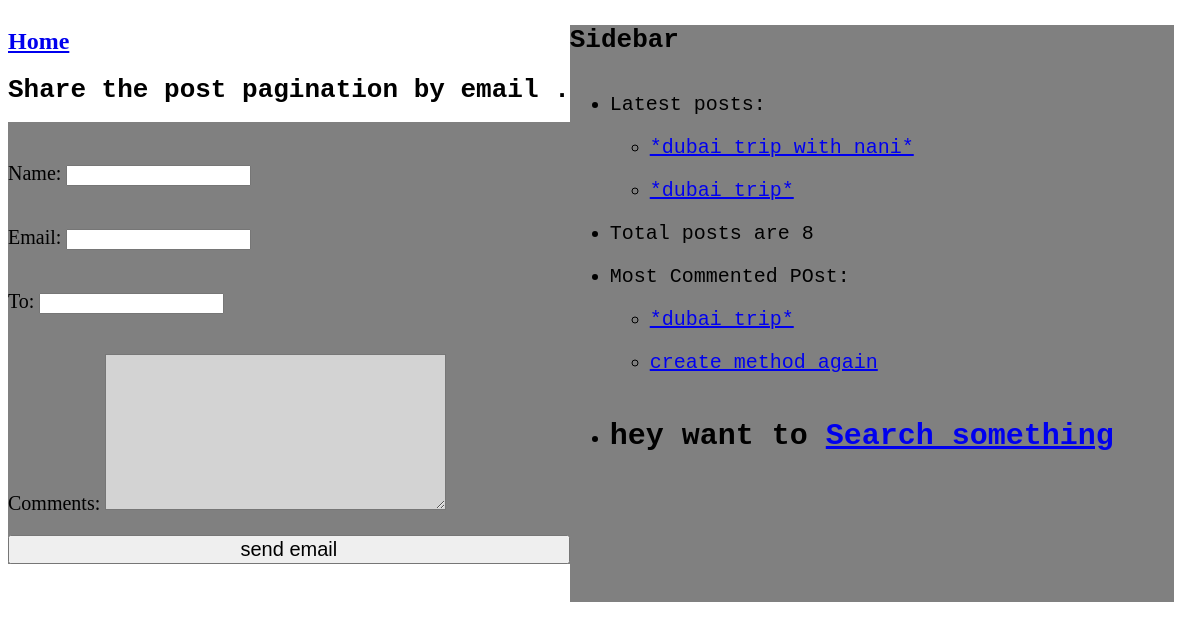
Screenshot of /10/share/ with the database file from the repository.
### blog/models.py (models this page shows, shortened)
class Post(models.Model):
    CHOICE = (
        ('draft','Draft'),('published','Published'),
    )
    title=models.CharField(max_length=250)
    publish=models.DateTimeField(default=timezone.now)
    created=models.DateTimeField(auto_now_add=True)
    updated=models.DateTimeField(auto_now=True)
    slug=models.SlugField(max_length=250,unique_for_date='publish')
    status=models.CharField(max_length=20,
                            choices=CHOICE,default='draft')
    author=models.ForeignKey(User,on_delete=models.CASCADE,
                             related_name='blog')
    body=models.TextField()
    objects=models.Manager()
    published=PublishedManager()
    tags = TaggableManager()
    def get_absolute_url(self):
        return reverse('blog:post_detail',
                     args=[
                         self.publish.year,self.publish.month,self.publish.day,
                         self.slug
                     ]
                       )
    class Meta:
        ordering=('-publish',)

### blog/views.py (the view)
# urls.py: path('<int:post_id>/share/',views.post_share,name="post_share"),
def post_share(request,post_id):
    post=get_object_or_404(Post,status='published',id=post_id)
    sent = False
    not_connect=False
    form = EmailPost()
    if request.method == 'POST':
        form=EmailPost(request.POST)
        if form.is_valid():
            name = form.cleaned_data['name']
            print(f'hello register user {name}')
            cd = form.cleaned_data
            post_url = request.build_absolute_uri(post.get_absolute_url())
            subject = '{} ({}) recommends you reading "{}"'.format(cd['name'],cd['email'],post.title)
            message = 'READ "{}" at {}\n\n{}\'s comments : {}'.format(post.title,post_url,cd['name'],cd['comments'])
            try:
               send_mail(subject,message,'kumarnitesh2000.nk@gmail.com',[cd['to']])
               sent=True
            except:
                not_connect=True
    else:
        form=EmailPost()
    context = {'form':form,'post':post,'sent':sent,'not_connect':not_connect}
    template = 'blog/share.html'
    return render(request,template,context)

### blog/forms.py
class EmailPost(forms.Form):
        name = forms.CharField(max_length=25)
        email = forms.EmailField()
        to = forms.EmailField()
        comments = forms.CharField(required=False,widget=forms.Textarea)

### blog/models.py (called while the page is built)
    def get_queryset(self):
        return super(PublishedManager,self).get_queryset().filter(status='published')

### blog/templatetags/custom_tags.py (called while the page is built)
@register.simple_tag(name='count')
def total_posts_written():
    return Post.published.count()

@register.inclusion_tag('blog/latest_post.html')
def show_latest_post(count=3):
    latest_post=Post.published.order_by('-publish')[:count]
    return {'latest_post':latest_post}

@register.inclusion_tag('blog/most_comment.html')
def most_commented(count=3):
    most_commented_post=Post.published.annotate(total_comments=Count('comments')).order_by('-total_comments')[:count]
    return {'most_commented_post':most_commented_post}

### blog/templates/blog/share.html (shortened to what this page needs)
{%extends 'blog/base.html' %}
{%block content%}
{%if sent %}
<h1>Email successfully sent</h1>
<p style="background-color:green;">
    "{{post.title}}" was successfully sent to {{form.cleaned_data.to}}.
</p>
{%else%}
<h1>Share the post {{post.title}} by email {{form.cleaned_data.email}} .</h1>
<form action="." method="post" class="form-group">
    {{form.as_p}}
    <input style="font-size:20px;" type="submit" value="send email">
</form>
{%endif%}
{%endblock%}

### blog/templates/blog/latest_post.html
 <ul>
        {%for post in latest_post %}
        <li>
            <a href="{{post.get_absolute_url}}">{{post.title}}</a>
        </li>
        {%endfor%}
    </ul>

### blog/templates/blog/most_comment.html
 <ul>
        {%for post in most_commented_post %}
        <li>
            <a href="{{post.get_absolute_url}}">{{post.title}}</a>
        </li>
        {%endfor%}
    </ul>

### blog/templates/blog/share.html (style rules this page uses)
.form-group { background-color:grey; padding-top:20px; font-size:20px; display:flex; flex-direction:column; }
textarea { background-color:LightGrey; }
h1 { font-family:monospace; }

### blog/templates/blog/base.html (style rules this page uses)
li { font-size:20px; font-family:monospace; padding-top:20px; background-color:grey; margin-right:60px; }

### rows the page displays
Post: title "pagination"
Post: title "*dubai trip with nani*"
Post: title "*dubai trip*"
Post: title "create method again"
